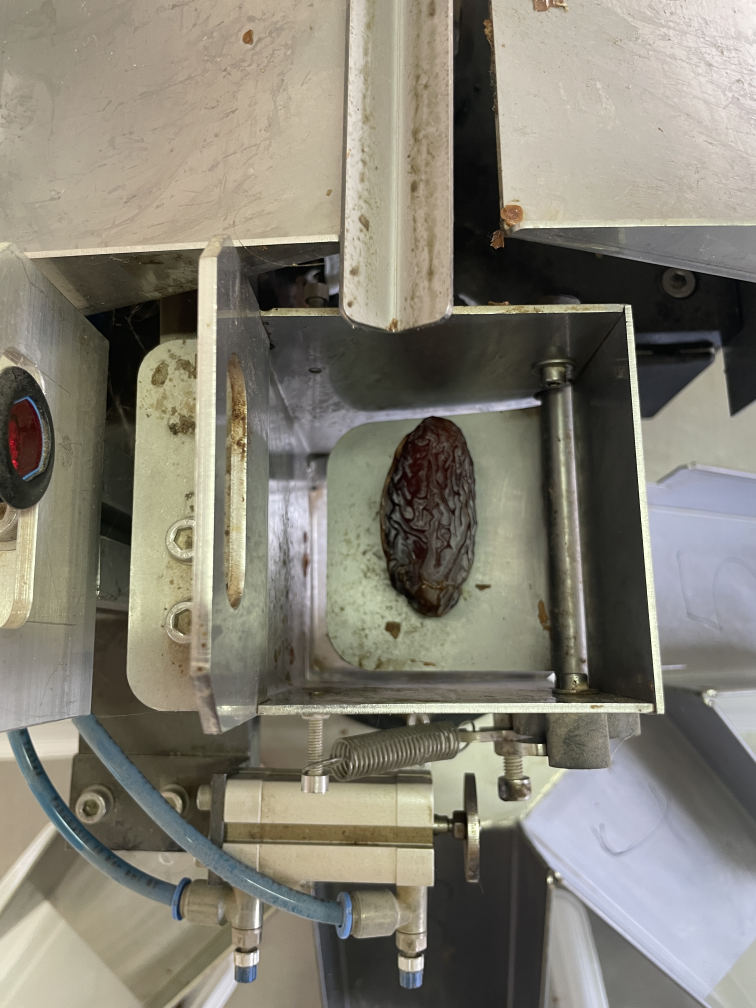
#> input picture ImageAssets/normal_date.JPG, 3024 x 4032 px, found by its file name (shown at 1/4 size)
$ python app_blob_detector.py
#> lines starting #> are read from the running program, lines starting #| are printed output that depends on the picture
# Standard imports
import cv2
import numpy as np;

# Read image
im = cv2.imread(".\\ImageAssets\\normal_date.JPG") # cv2.IMREAD_GRAYSCALE
#> im is the input picture: shape (4032, 3024, 3); mean B, G, R 115.5, 127.6, 131.5
im = cv2.resize(im, (800,800))
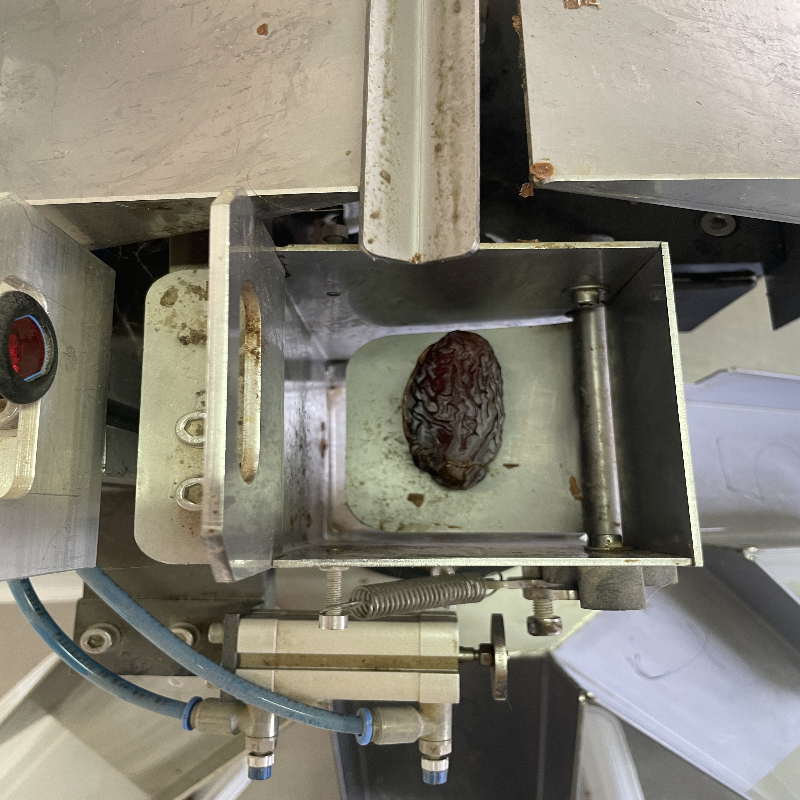
#> im: shape (800, 800, 3); mean B, G, R 115.4, 127.5, 131.4


# Setup SimpleBlobDetector parameters.
params = cv2.SimpleBlobDetector_Params()

# # Change thresholds
# params.minThreshold = 10;
# params.maxThreshold = 200;

# Filter by Area.
params.filterByArea = True
params.minArea = 4000
params.maxArea = 800*800;

# [19 lines of commented-out code are left out]
detector = cv2.SimpleBlobDetector_create(params)

# Detect blobs.
keypoints = detector.detect(im)
#> keypoints = 1 keypoints; (x, y, size): (454, 410, 128.5)

# Draw detected blobs as red circles.
# cv2.DRAW_MATCHES_FLAGS_DRAW_RICH_KEYPOINTS ensures the size of the circle corresponds to the size of blob
im_with_keypoints = cv2.drawKeypoints(im, keypoints, np.array([]), (0,0,255), cv2.DRAW_MATCHES_FLAGS_DRAW_RICH_KEYPOINTS)


# Show keypoints
cv2.imshow("Keypoints", im_with_keypoints)
cv2.waitKey(0)

$ run again, with ImageAssets/blank.jpg copied over ImageAssets/normal_date.JPG
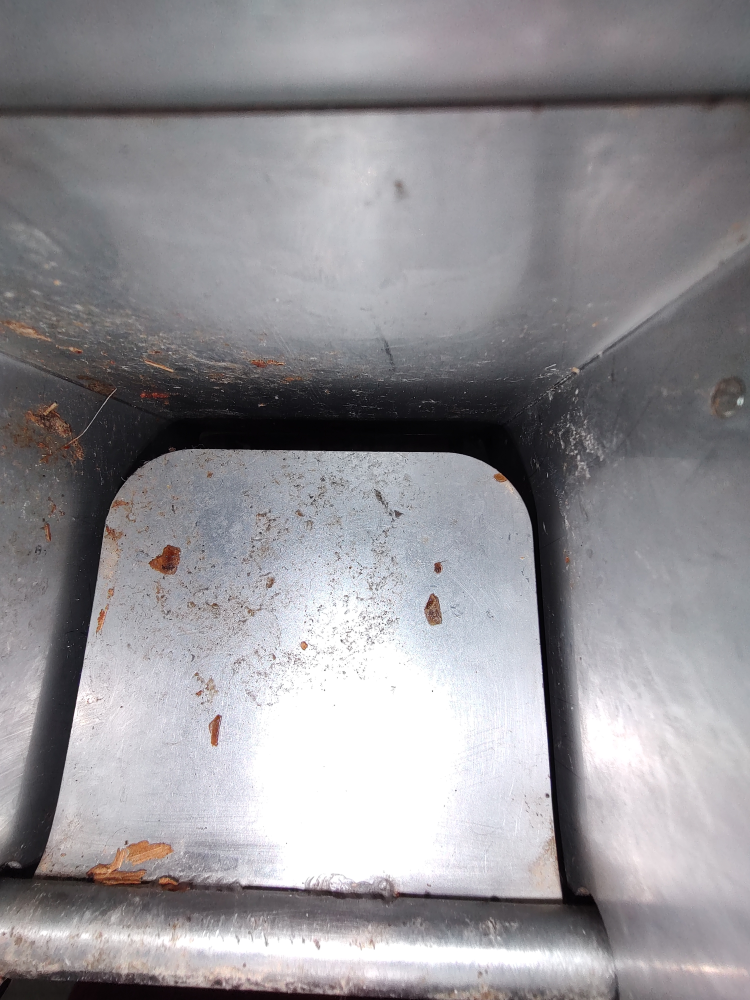
#> input picture ImageAssets/blank.jpg, 3000 x 4000 px, found by its file name (shown at 1/4 size)
#> im is the input picture: shape (4000, 3000, 3); mean B, G, R 149.4, 145.4, 147.6
#> `im = cv2.resize(im, (800,800))`:
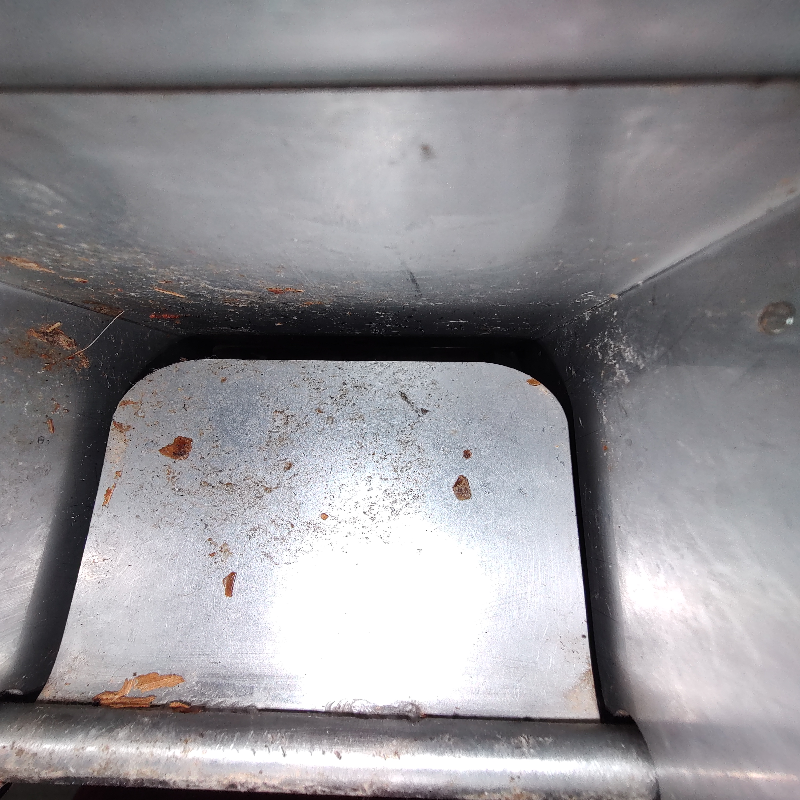
#> im: shape (800, 800, 3); mean B, G, R 149.4, 145.4, 147.6
#> keypoints = ()

$ run again, with ImageAssets/blistered_date.JPG copied over ImageAssets/normal_date.JPG
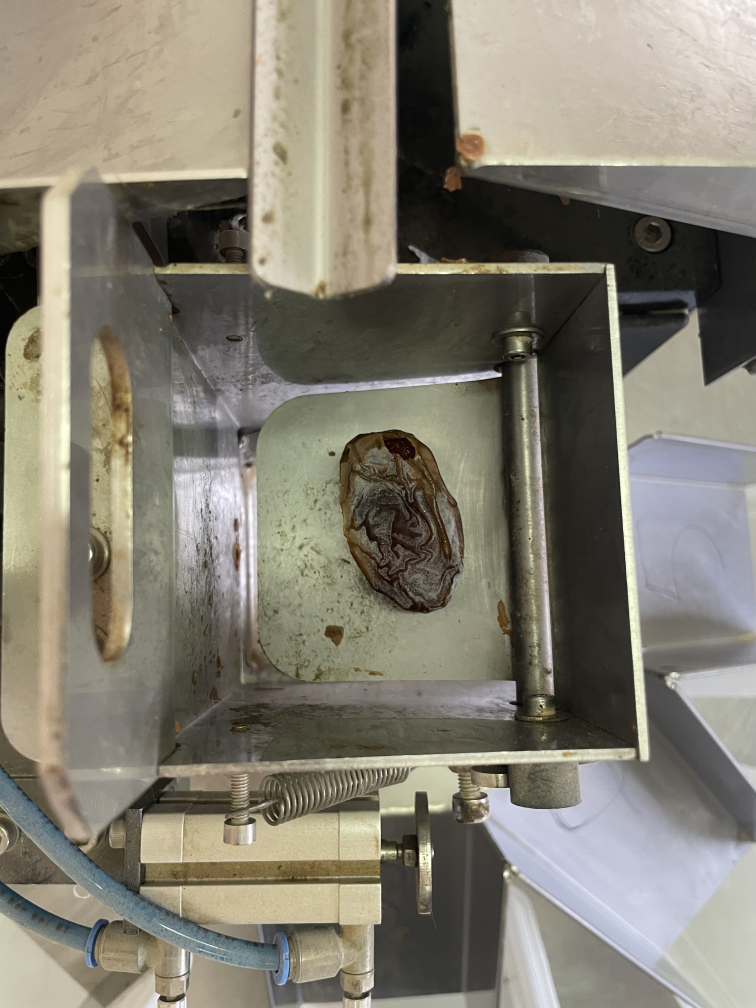
#> input picture ImageAssets/blistered_date.JPG, 3024 x 4032 px, found by its file name (shown at 1/4 size)
#> im is the input picture: shape (4032, 3024, 3); mean B, G, R 114, 127.2, 131.6
#> `im = cv2.resize(im, (800,800))`:
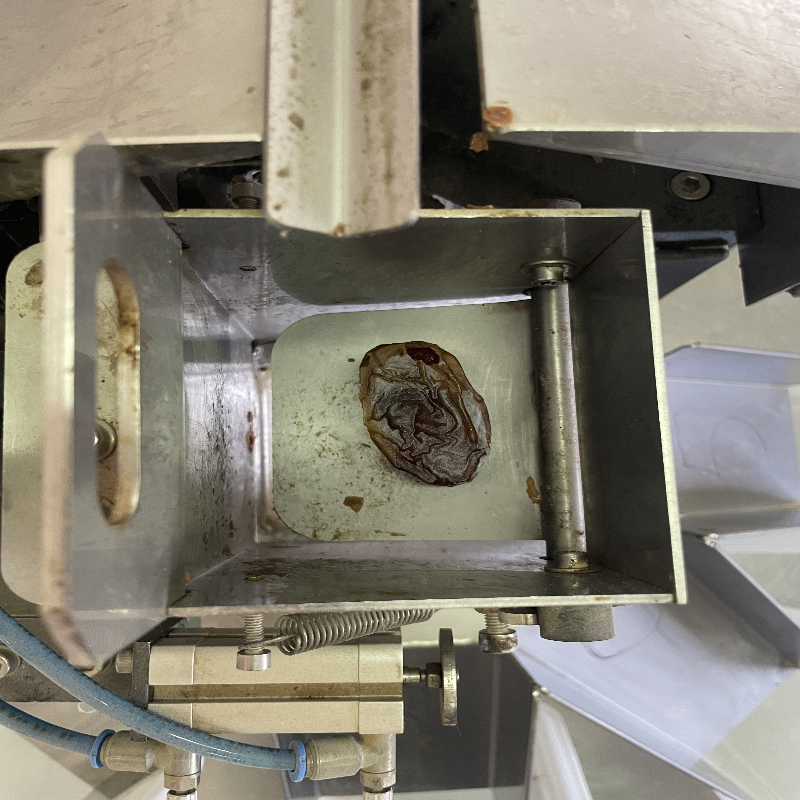
#> im: shape (800, 800, 3); mean B, G, R 113.9, 127.1, 131.5
#> keypoints = 1 keypoints; (x, y, size): (423, 414, 143.4)

$ run again, with ImageAssets/date.jpg copied over ImageAssets/normal_date.JPG
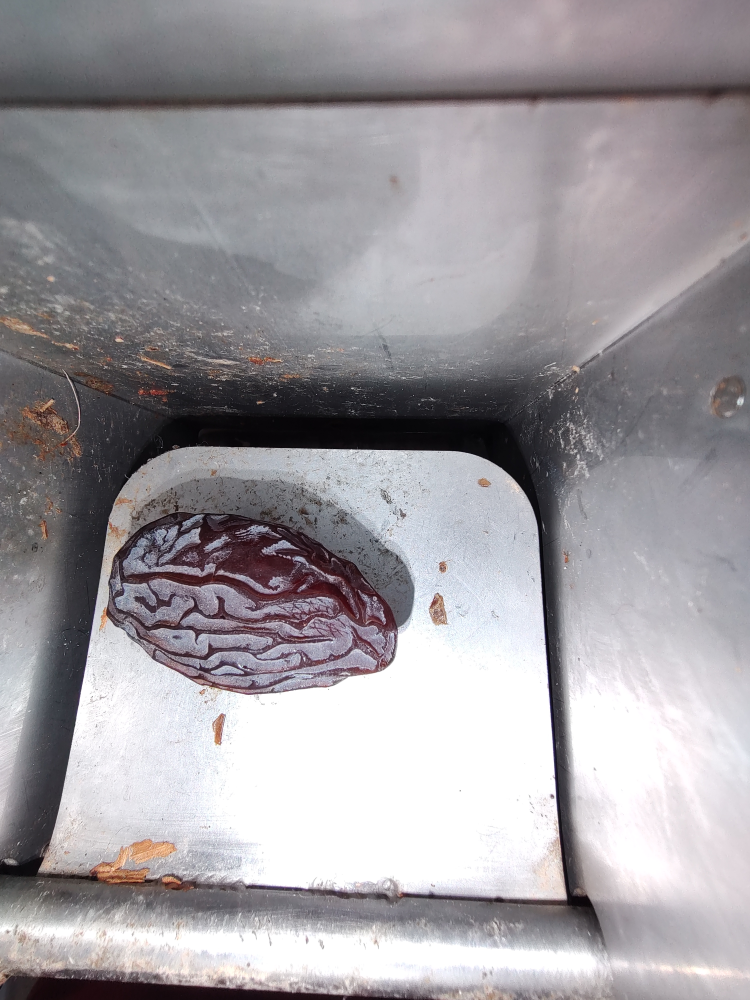
#> input picture ImageAssets/date.jpg, 3000 x 4000 px, found by its file name (shown at 1/4 size)
#> im is the input picture: shape (4000, 3000, 3); mean B, G, R 160, 155.7, 159.4
#> `im = cv2.resize(im, (800,800))`:
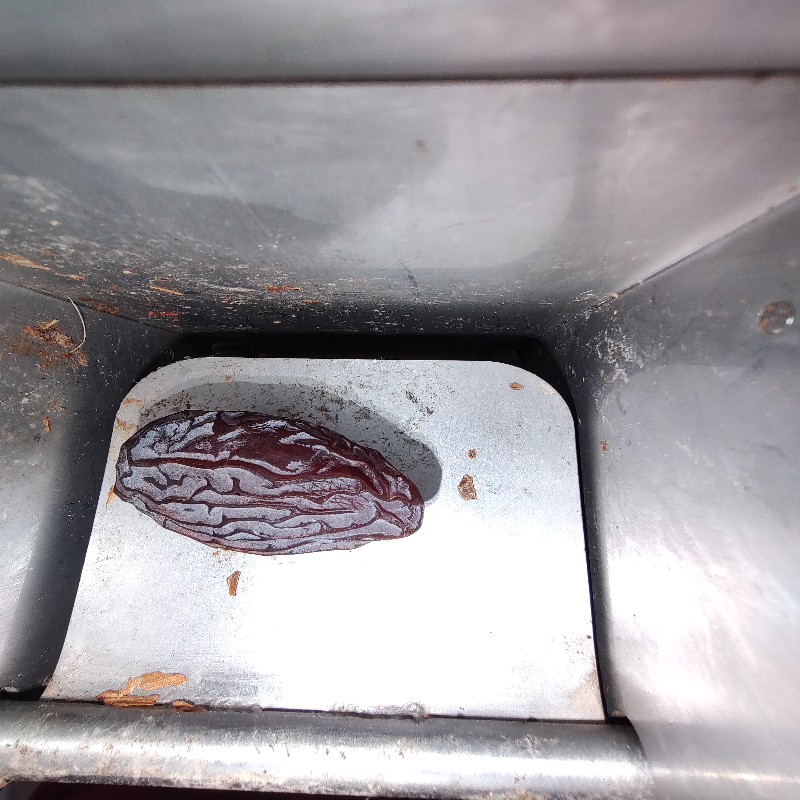
#> im: shape (800, 800, 3); mean B, G, R 160, 155.7, 159.5
#> keypoints = ()
